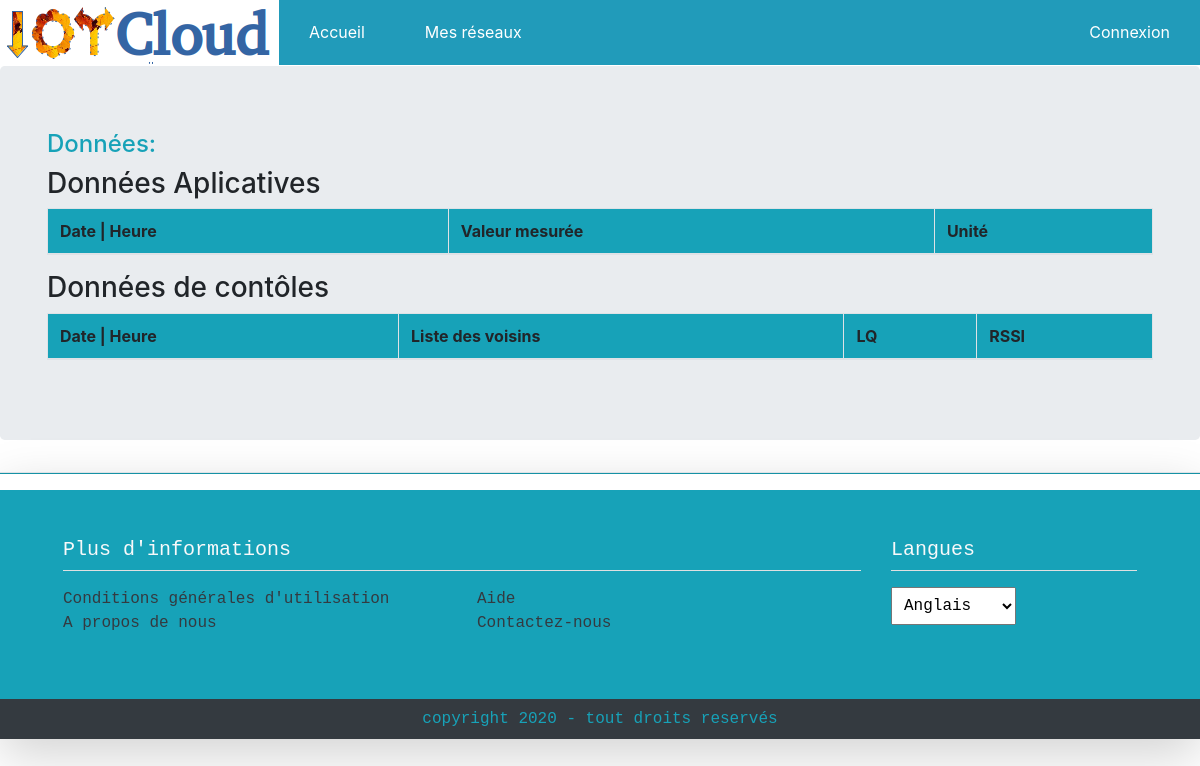
The page /iotCloud/network/list-data/sensor-1 on the database as committed earlier.
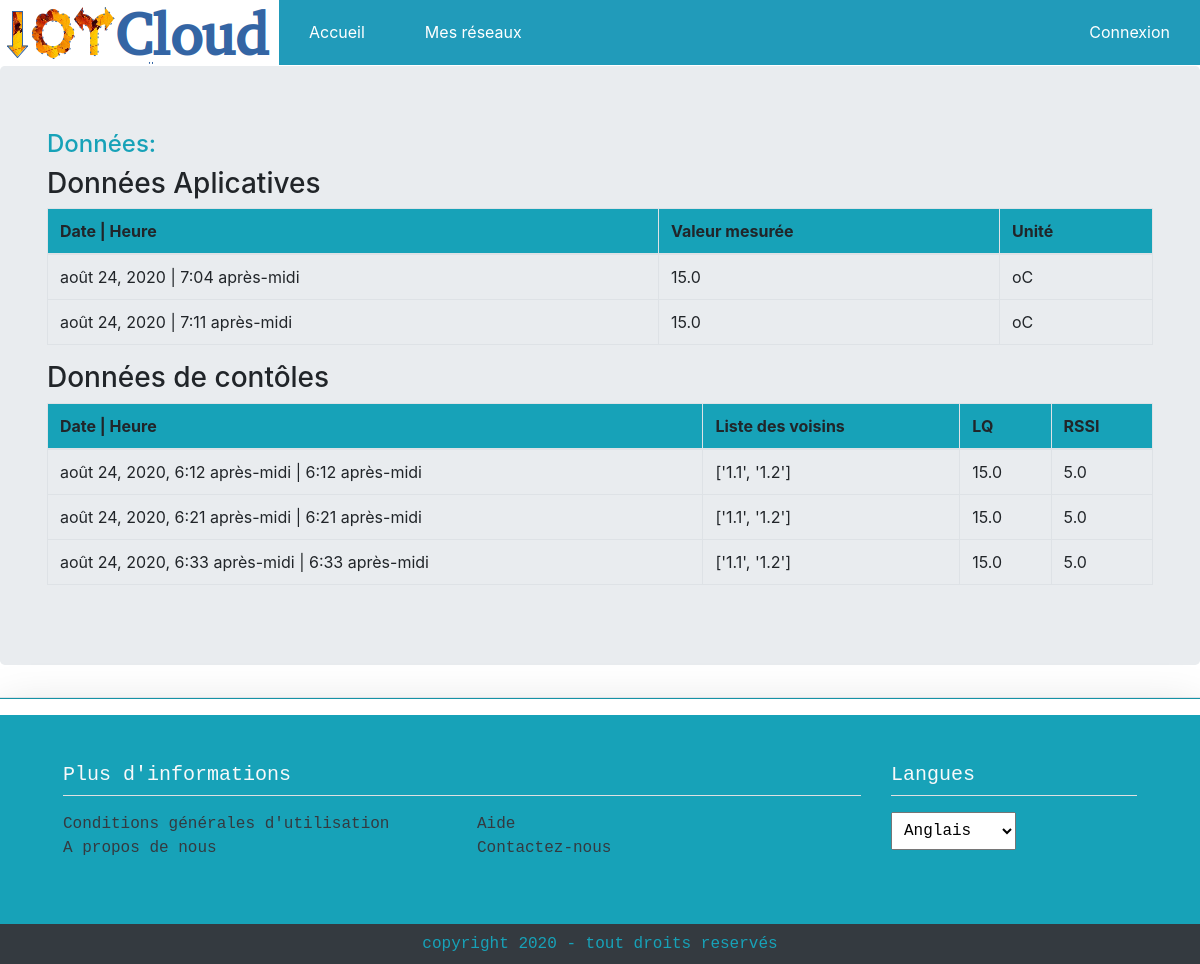
The same page on the database as committed later.
### iotCloud/models.py (models this page shows, shortened)
class Donnee_appli(models.Model):
    capteur = models.ForeignKey(Capteur, on_delete = models.CASCADE)
    valeur_brute  = models.IntegerField()
    valeur_traite = models.FloatField()
    type_data     = models.CharField(max_length=30)
    unity_data    = models.CharField(max_length=10)
    date          = models.DateField(auto_now_add=True)
    heure         = models.TimeField(auto_now_add=True)

class Donnee_ctrl(models.Model):
    capteur = models.ForeignKey(Capteur, on_delete = models.CASCADE)
    lq     = models.FloatField()
    rssi   = models.FloatField()
    voisin = models.TextField(max_length= 1000)
    date = models.DateTimeField(auto_now_add=True)
    heure = models.TimeField(auto_now_add=True)

### iotCloud/views.py (the view)
# urls.py: path('network/list-data/sensor-<int:sensor_id>', views.select_sensor_data, name='select_sensor_data'),
def select_sensor_data(request, sensor_id):
    data_app = Donnee_appli.objects.filter(capteur_id=sensor_id)
    data_ctrl = Donnee_ctrl.objects.filter(capteur_id=sensor_id)
    return render(request, 'iotCloud/data_list.html', {'data_app':data_app, 'data_ctrl':data_ctrl })

### iotCloud/templates/iotCloud/data_list.html (shortened to what this page needs)
{% extends "iotCloud/accueil.html" %}
    {% block page_title %}
        Données:
    {% endblock %}
  {% block capteur %}
  <h3> Données Aplicatives </h3>
    <table class="table table-bordered table-hover">
        <thead class="bg-info">
            <tr>
                <th>Date | Heure </th>
                <th>Valeur mesurée</th>
                <th>Unité</th>
            </tr>
        </thead>
        <tbody>
            {% for data in data_app %}
                <tr>
                    <td>{{ data.date }} | {{ data.heure }} </td>
                    <td>{{ data.valeur_traite }} </td>
                    <td>{{ data.unity_data }} </td>
                </tr>
            {% endfor %}
        </tbody>
    </table>
    <table class="table table-bordered table-hover">
  <h3> Données de contôles </h3>
        <thead class="bg-info">
            <tr>
                <th>Date | Heure </th>
                <th>Liste des voisins</th>
                <th>LQ</th>
                <th>RSSI</th>
            </tr>
        </thead>
        <tbody>
            {% for data in data_ctrl %}
                <tr>
                    <td>{{ data.date }} | {{ data.heure }} </td>
                    <td>{{ data.voisin }} </td>
                    <td>{{ data.lq }} </td>
                    <td>{{ data.rssi }} </td>
                </tr>
            {% endfor %}
        </tbody>
    </table>
  {% endblock capteur %}

### iotCloud/templates/iotCloud/accueil.html (shortened to what this page needs)
{% load static %}
<DOCTYPE html>
<html lang="en">
<head>
    <link rel="stylesheet" href="https://maxcdn.bootstrapcdn.com/bootstrap/4.5.0/css/bootstrap.min.css">
    <link rel="stylesheet" href="{% static 'iotCloud/accueil.css' %}">
</head>
<body>
	<nav>
		<ul>
        <li><img src="{% static 'iotCloud/logo.png' %}" alt="logo"></li>
			<li class="menu">
                <a href="{% url 'accueil' %}">
                     Accueil
                </a>
			</li>
			<li class="menu">
                <a href="{% url 'reseau_list' %}">
                     Mes réseaux
                </a>
			</li>
            <li class="menu-con">
                {% if user.is_authenticated %}
                    <a href="#">
                        bienvenu <u>{{ user.username }}</u>
                        </a>
                        <ul class="submenu">
                            <li><a href="../accounts/logout">Se déconnecter</a></li>
                            <li><a href="../accounts/password_change">Changer le mot de passe</a></li>
                            <li><a href="mon_profil">Mon Profil </a></li>
                        </ul>
                {% else %}
                    <a href="#">
                        Connexion
                        </a>
                {% endif %}
            </li>
		</ul>
    </nav>
    <div class="jumbotron">
        <div class="container">
            <div class="text-info">
                <h4>
                    {% block page_title %}
                    {% endblock %}
                </h4>
            </div>
            {% block capteur %}
            {% endblock capteur %}
        </div>
    </div>
    {% include './footer.html' %}
    <link rel="stylesheet" href="https://stackpath.bootstrapcdn.com/bootstrap/4.1.0/css/bootstrap.min.css">
</body>
</html>

### iotCloud/templates/iotCloud/footer.html (shortened to what this page needs)
<footer class="text-monospace footer border-top shadow-lg">
        <hr class="mt-0 bg-info " width="100% ">
        <div class="row m-0 p-5 text-light bg-info">
            <div class="col-9">
                <h5>Plus d'informations</h5>
                <hr class="mt-1 bg-light ml-0 " width="100% ">
                <div class="row">
                    <div class="col-6">
                        <a class="text-dark" href="{% url 'conditions' %}">Conditions générales d'utilisation </a><br/>
                        <a class="text-dark" href="{% url 'a_propos' %}">A propos de nous</a>
                    </div>
                    <div class="col-3">
                        <p>
                            <a class="text-dark" href="{% url 'aide' %} ">Aide</a><br/>
                            <a class="text-dark" href="{% url 'contact' %} ">Contactez-nous</a>
                        </p>
                    </div>
                </div>
            </div>
            <div class="col-3">
                <h5>Langues</h5>
                <hr class="mt-1 bg-light ml-0 " width="100% ">
                <select name="" id="" class="p-2">
                    <option>Anglais</option>
                </select>
            </div>
        </div>
        <div class="bg-dark text-center p-2 text-info ">
            copyright 2020 - tout droits reservés
        </div>
    </footer>

### iotCloud/static/iotCloud/accueil.css (style rules this page uses)
body { font-family: monospace, calibri, serif; margin:0px; padding:0px; }
nav > ul { margin: 0px; padding: 0px; }
nav > ul > li { float: left; position:relative; padding: 0 ; }
nav li { list-style-type: none; }
nav { width: 100%; background-color: #1d9ab9fa; }
nav > ul::after { content: ""; display: block; clear: both; }
nav a { display: inline-block; text-decoration: none; }
nav > ul > li > a { padding:20px 30px; color:#FFF; }
nav { margin-bottom: 1px; }
.menu-con { color: black; float: right; }
li { list-style-type: none; }

Rows that differ between the two databases and show on the page:
added Donnee_appli: date "août 24, 2020", heure "7:04 après-midi", valeur_traite "15.0", unity_data "oC"
added Donnee_appli: date "août 24, 2020", heure "7:11 après-midi", valeur_traite "15.0", unity_data "oC"
added Donnee_ctrl: date "août 24, 2020, 6:12 après-midi", heure "6:12 après-midi", voisin "['1.1', '1.2']", lq "15.0", rssi "5.0"
added Donnee_ctrl: date "août 24, 2020, 6:21 après-midi", heure "6:21 après-midi", voisin "['1.1', '1.2']", lq "15.0", rssi "5.0"
added Donnee_ctrl: date "août 24, 2020, 6:33 après-midi", heure "6:33 après-midi", voisin "['1.1', '1.2']", lq "15.0", rssi "5.0"
